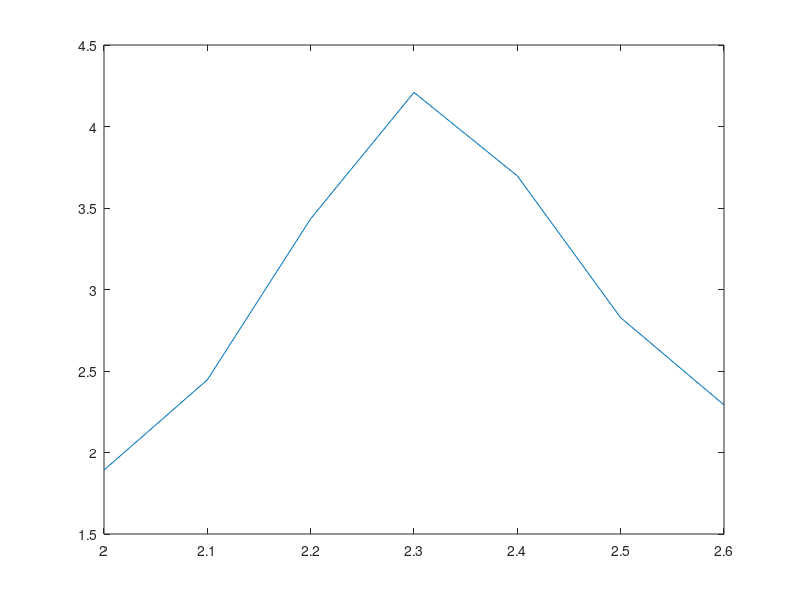

The MATLAB source for this figure:
e_var = [3.78432, 5.13659, 7.55479, 9.68115, 8.87285, 7.06773, 5.95858, ];
m_var = [2.11779, 3.2749, 8.48709, 18.2432, 22.2283, 16.7659, 11.7733, ];
mean_mag = [0.906344, 0.880092, 0.791349, 0.641058, 0.455743, 0.324065, 0.247983, ];
temperatures = [2, 2.1, 2.2, 2.3, 2.4, 2.5, 2.6, ];
test = e_var./temperatures;
plot(temperatures,test)
